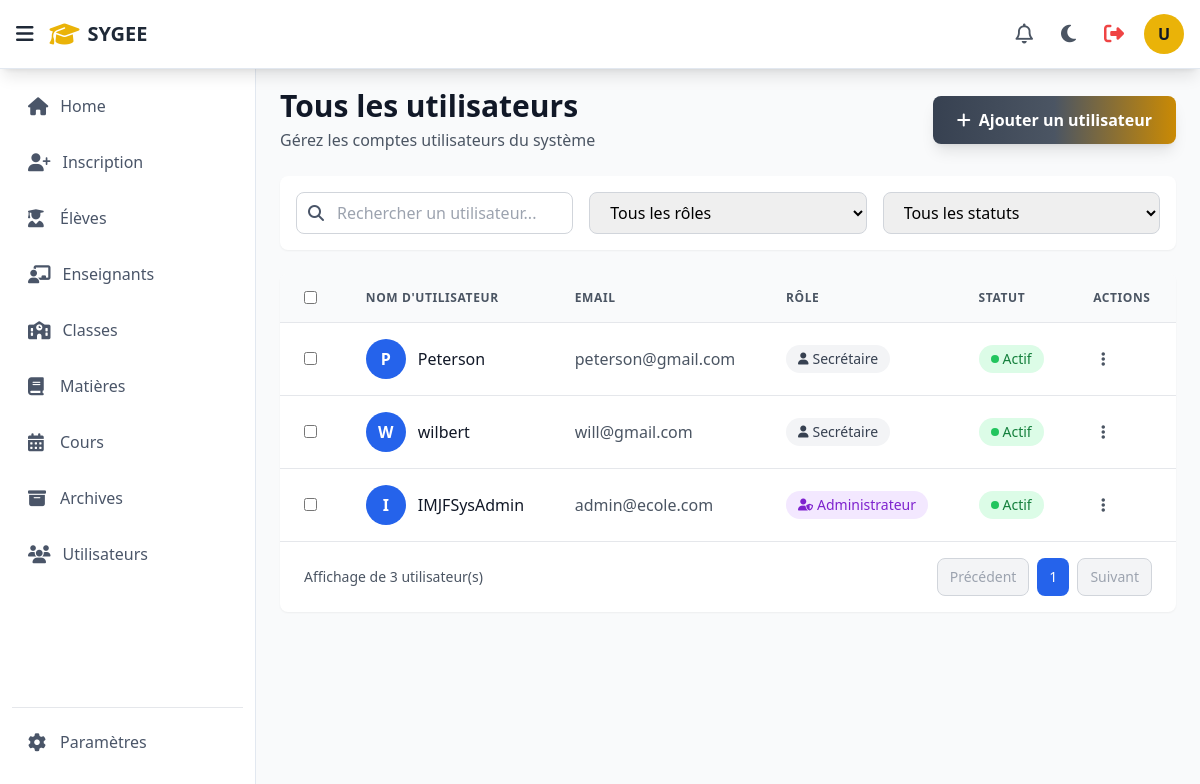
/utilisateurs/list_users/ (signed in), run on the app's committed database.
### utilisateurs/models.py (models this page shows, shortened)
class CustomUser(AbstractUser):
    ROLE_CHOICES = (
        ('admin', 'Administrateur Système'),
        ('secretaire', 'Secrétaire'),
        ('directeur', 'Directeur'),
        ('archives', 'Archives'),
    )
    role = models.CharField(max_length=20, choices=ROLE_CHOICES, default='archives')
    phone = models.CharField(max_length=20, blank=True, null=True)
    date_created = models.DateTimeField(auto_now_add=True)
    date_updated = models.DateTimeField(auto_now=True)
    failed_attempts = models.PositiveIntegerField(default=0)
    locked_until = models.DateTimeField(null=True, blank=True)
    must_change_password = models.BooleanField(default=False)
    class Meta:
        db_table = 'utilisateurs'
        verbose_name = 'Utilisateur'
        verbose_name_plural = 'Utilisateurs'

### utilisateurs/decorators.py (the view)
    def wrap(request, *args, **kwargs):
        if request.user.is_authenticated and request.user.role == 'admin':
            return function(request, *args, **kwargs)
        raise PermissionDenied

### utilisateurs/templates/utilisateurs/list_users.html (shortened to what this page needs)
{% extends 'utilisateurs/base.html' %}
{% load static %}
{% block content %}
<div class="max-w-7xl mx-auto">
    <div class="mb-6">
        <div class="flex flex-col md:flex-row md:items-center md:justify-between gap-4">
            <div>
                <h1 class="text-3xl font-bold text-gray-900">Tous les utilisateurs</h1>
                <p class="text-gray-600 mt-1">Gérez les comptes utilisateurs du système</p>
            </div>
            <a href="{% url 'utilisateurs:create_user' %}"
                  class="inline-flex items-center gap-2 px-6 py-3 bg-gradient-to-r from-gray-700 via-gray-600 to-yellow-600 text-white rounded-lg hover:from-gray-800 hover:via-gray-700 hover:to-yellow-700 transition shadow-lg hover:shadow-xl transform hover:scale-105">
                 <i class="fas fa-plus"></i>
                <span class="font-semibold">Ajouter un utilisateur</span>
            </a>
        </div>
    </div>
    <div class="bg-white rounded-lg shadow-sm p-4 mb-6">
        <div class="grid grid-cols-1 md:grid-cols-3 gap-4">
            <div class="relative">
                <i class="fas fa-search absolute left-3 top-1/2 transform -translate-y-1/2 text-gray-400"></i>
                <input type="text" id="searchUser" placeholder="Rechercher un utilisateur..." class="w-full pl-10 pr-4 py-2 border border-gray-300 rounded-lg focus:ring-2 focus:ring-blue-500 focus:border-transparent">
            </div>
            <select id="filterRole" class="px-4 py-2 border border-gray-300 rounded-lg focus:ring-2 focus:ring-blue-500 focus:border-transparent">
                <option value="">Tous les rôles</option>
            </select>
            <select id="filterStatus" class="px-4 py-2 border border-gray-300 rounded-lg focus:ring-2 focus:ring-blue-500 focus:border-transparent">
                <option value="">Tous les statuts</option>
            </select>
        </div>
    </div>
    <div class="bg-white rounded-lg shadow-sm overflow-hidden">
        <div class="overflow-x-auto">
            <table class="w-full">
                <thead class="bg-gray-50 border-b border-gray-200">
                    <tr>
                        <th class="px-6 py-3 text-left">
                            <input type="checkbox" class="rounded border-gray-300 text-blue-600 focus:ring-blue-500">
                        </th>
                        <th class="px-6 py-3 text-left text-xs font-semibold text-gray-600 uppercase tracking-wider">
                           Nom d'utilisateur
                        </th>
                        <th class="px-6 py-3 text-left text-xs font-semibold text-gray-600 uppercase tracking-wider">
                            Email
                        </th>
                        <th class="px-6 py-3 text-left text-xs font-semibold text-gray-600 uppercase tracking-wider">
                            Rôle
                        </th>
                        <th class="px-6 py-3 text-left text-xs font-semibold text-gray-600 uppercase tracking-wider">
                            Statut
                        </th>
                        <th class="px-6 py-3 text-left text-xs font-semibold text-gray-600 uppercase tracking-wider">
                            Actions
                        </th>
                    </tr>
                </thead>
                <tbody class="divide-y divide-gray-200">
                    {% for user in users %}
                    <tr class="hover:bg-gray-50 transition">
                        <td class="px-6 py-4">
                            <input type="checkbox" class="rounded border-gray-300 text-blue-600 focus:ring-blue-500">
                        </td>
                        <td class="px-6 py-4">
                            <div class="flex items-center gap-3">
                                <div class="w-10 h-10 bg-blue-600 rounded-full flex items-center justify-center text-white font-semibold">
                                    {{ user.username.0|upper }}
                                </div>
                                <div>
                                    <div class="font-medium text-gray-900">{{ user.username }}</div>
                                </div>
                            </div>
                        </td>
                        <td class="px-6 py-4 text-gray-600">
                            {{ user.email }}
                        </td>
                        <td class="px-6 py-4">
                            {% if user.role == 'admin' %}
                            <span class="inline-flex items-center gap-1 px-3 py-1 bg-purple-100 text-purple-700 rounded-full text-sm font-medium">
                                <i class="fas fa-user-shield text-xs"></i>
                                Administrateur
                            </span>
                            {% elif user.role == 'Archiviste' %}
                            <span class="inline-flex items-center gap-1 px-3 py-1 bg-blue-100 text-blue-700 rounded-full text-sm font-medium">
                                <i class="fas fa-archive text-xs"></i>
                                Archiviste
                            </span>
                            {% elif user.role == 'Directeur' %}
                            <span class="inline-flex items-center gap-1 px-3 py-1 bg-green-100 text-green-700 rounded-full text-sm font-medium">
                                <i class="fas fa-user-tie text-xs"></i>
                                Directeur
                            </span>
                            {% else %}
                            <span class="inline-flex items-center gap-1 px-3 py-1 bg-gray-100 text-gray-700 rounded-full text-sm font-medium">
                                <i class="fas fa-user text-xs"></i>
                                Secrétaire
                            </span>
                            {% endif %}
                        </td>
                        <td class="px-6 py-4">
                            {% if user.is_active %}
                            <span class="inline-flex items-center gap-1 px-3 py-1 bg-green-100 text-green-700 rounded-full text-sm font-medium">
                                <span class="w-2 h-2 bg-green-500 rounded-full"></span>
                                Actif
                            </span>
                            {% else %}
                            <span class="inline-flex items-center gap-1 px-3 py-1 bg-red-100 text-red-700 rounded-full text-sm font-medium">
                                <span class="w-2 h-2 bg-red-500 rounded-full"></span>
                                Inactif
                            </span>
                            {% endif %}
                        </td>
                        <td class="px-6 py-4">
                            <div class="relative">
                                <button onclick="toggleActionMenu({{ user.id }})" class="p-2 text-gray-600 hover:bg-gray-100 rounded-lg transition">
                                    <i class="fas fa-ellipsis-v"></i>
                                </button>
                            </div>
                        </td>
                    </tr>
                    {% endfor %}
                </tbody>
            </table>
        </div>
        <div class="px-6 py-4 border-t border-gray-200 flex flex-col md:flex-row items-center justify-between gap-4">
            <div class="text-sm text-gray-600">
                Affichage de <span class="font-medium">{{ users|length }}</span> utilisateur(s)
            </div>
            <div class="flex gap-2">
                {% if users.has_previous %}
                <a href="?page={{ users.previous_page_number }}" class="px-3 py-2 border border-gray-300 rounded-lg hover:bg-gray-50 transition text-sm">
                    Précédent
                </a>
                {% else %}
                <button disabled class="px-3 py-2 border border-gray-300 rounded-lg bg-gray-100 text-gray-400 cursor-not-allowed text-sm">
                    Précédent
                </button>
                {% endif %}
                <button class="px-3 py-2 bg-blue-600 text-white rounded-lg text-sm">
                    {{ users.number|default:"1" }}
                </button>
                {% if users.has_next %}
                <a href="?page={{ users.next_page_number }}" class="px-3 py-2 border border-gray-300 rounded-lg hover:bg-gray-50 transition text-sm">
                    Suivant
                </a>
                {% else %}
                <button disabled class="px-3 py-2 border border-gray-300 rounded-lg bg-gray-100 text-gray-400 cursor-not-allowed text-sm">
                    Suivant
                </button>
                {% endif %}
            </div>
        </div>
    </div>
</div>
{% endblock %}

### utilisateurs/templates/utilisateurs/base.html (shortened to what this page needs)
{% load static %}
<!DOCTYPE html>
<html lang="fr">
<head>
    <script src="https://cdn.tailwindcss.com"></script>
    <link rel="stylesheet" href="https://cdnjs.cloudflare.com/ajax/libs/font-awesome/6.4.0/css/all.min.css">
</head>
<body class="bg-gray-50 light-mode">
    <header class="header-light shadow-lg fixed top-0 left-0 right-0 z-40">
        <div class="flex items-center justify-between px-4 py-3">
            <div class="flex items-center gap-4">
                <button id="sidebarToggle" class="text-gray-800 hover:text-yellow-600 focus:outline-none transition">
                    <i class="fas fa-bars text-xl"></i>
                </button>
                <a href="{% url 'utilisateurs:dash_admin' %}" class="flex items-center gap-2 hover:opacity-80 transition">
                    <i class="fas fa-graduation-cap text-yellow-500 text-2xl"></i>
                    <span class="text-xl font-bold text-gray-800">SYGEE</span>
                </a>
            </div>
            <div class="flex items-center gap-3">
                <button class="p-2 text-gray-600 hover:bg-gray-100 rounded-lg transition">
                    <i class="far fa-bell text-xl"></i>
                </button>
                <button id="darkModeToggle" class="p-2 text-gray-600 hover:bg-gray-100 rounded-lg transition">
                    <i class="fas fa-moon text-xl"></i>
                </button>
                <a href="{% url 'utilisateurs:logout' %}" class="p-2 text-red-500 hover:bg-gray-100 rounded-lg transition" title="Déconnexion">
                    <i class="fas fa-sign-out-alt text-xl"></i>
                </a>
                <div class="w-10 h-10 bg-yellow-500 rounded-full flex items-center justify-center text-gray-900 font-semibold cursor-pointer hover:bg-yellow-600 transition">
                    {{ request.user.first_name.0|default:"U" }}
                </div>
            </div>
        </div>
    </header>
    <aside id="sidebar" class="sidebar-light fixed left-0 top-0 h-full pt-16 z-30 sidebar-transition sidebar-expanded">
        <nav class="px-3 py-4 h-full flex flex-col">
            <ul class="space-y-1 flex-1">
                <li>
                    <a href="{% url 'utilisateurs:dash_admin' %}" class="menu-item-light flex items-center gap-3 px-4 py-3 rounded-lg transition">
                        <i class="fas fa-home text-lg min-w-[20px] menu-icon-light"></i>
                        <span class="menu-text whitespace-nowrap">Home</span>
                    </a>
                </li>
                <li>
                    <a href="{% url 'inscriptions:inscription_list' %}" class="menu-item-light flex items-center gap-3 px-4 py-3 rounded-lg transition">
                        <i class="fas fa-user-plus text-lg min-w-[20px] menu-icon-light"></i>
                        <span class="menu-text whitespace-nowrap">Inscription</span>
                    </a>
                </li>
                <li>
                    <a href="{% url 'eleves:eleves' %}" class="menu-item-light flex items-center gap-3 px-4 py-3 rounded-lg transition">
                        <i class="fas fa-user-graduate text-lg min-w-[20px] menu-icon-light"></i>
                        <span class="menu-text whitespace-nowrap">Élèves</span>
                    </a>
                </li>
                <li>
                    <a href="{% url 'enseignants:enseignants' %}" class="menu-item-light flex items-center gap-3 px-4 py-3 rounded-lg transition">
                        <i class="fas fa-chalkboard-teacher text-lg min-w-[20px] menu-icon-light"></i>
                        <span class="menu-text whitespace-nowrap">Enseignants</span>
                    </a>
                </li>
                <li>
                    <a href="{% url 'classes:classes' %}" class="menu-item-light flex items-center gap-3 px-4 py-3 rounded-lg transition">
                        <i class="fas fa-school text-lg min-w-[20px] menu-icon-light"></i>
                        <span class="menu-text whitespace-nowrap">Classes</span>
                    </a>
                </li>
                <li>
                    <a href="{% url 'matieres:matieres' %}" class="menu-item-light flex items-center gap-3 px-4 py-3 rounded-lg transition">
                        <i class="fas fa-book text-lg min-w-[20px] menu-icon-light"></i>
                        <span class="menu-text whitespace-nowrap">Matières</span>
                    </a>
                </li>
                <li>
                    <a href="{% url 'cours:cours' %}" class="menu-item-light flex items-center gap-3 px-4 py-3 rounded-lg transition">
                        <i class="fas fa-calendar-alt text-lg min-w-[20px] menu-icon-light"></i>
                        <span class="menu-text whitespace-nowrap">Cours</span>
                    </a>
                </li>
                <li>
                    <a href="#" class="menu-item-light flex items-center gap-3 px-4 py-3 rounded-lg transition">
                        <i class="fas fa-archive text-lg min-w-[20px] menu-icon-light"></i>
                        <span class="menu-text whitespace-nowrap">Archives</span>
                    </a>
                </li>
                <li>
                    <a href="{% url 'utilisateurs:list_users' %}" class="menu-item-light flex items-center gap-3 px-4 py-3 rounded-lg transition">
                        <i class="fas fa-users text-lg min-w-[20px] menu-icon-light"></i>
                        <span class="menu-text whitespace-nowrap">Utilisateurs</span>
                    </a>
                </li>
            </ul>
            <div class="border-t border-gray-200 my-2"></div>
            <ul class="space-y-1 mb-4">
                <li>
                    <a href="#" class="menu-item-light flex items-center gap-3 px-4 py-3 rounded-lg transition">
                        <i class="fas fa-cog text-lg min-w-[20px] menu-icon-light"></i>
                        <span class="menu-text whitespace-nowrap">Paramètres</span>
                    </a>
                </li>
            </ul>
        </nav>
    </aside>
    <main id="mainContent" class="pt-16 content-shift content-expanded min-h-screen">
        <div class="p-4 md:p-6">
            {% block content %}
            {% endblock %}
        </div>
    </main>
</body>
</html>

### data on the page
CustomUser: user.first_name.0 "U", username.0 "I", username "IMJFSysAdmin", email "admin@ecole.com", role "admin" (drawn), is_active True (drawn)
CustomUser: username.0 "P", username "Peterson", email "peterson@gmail.com", role "directeur" (drawn), is_active True (drawn)
CustomUser: username.0 "W", username "wilbert", email "will@gmail.com", role "directeur" (drawn), is_active True (drawn)

### other printed values
{{ users|length }} "3"
{{ users.number|default:"1" }} "1"
